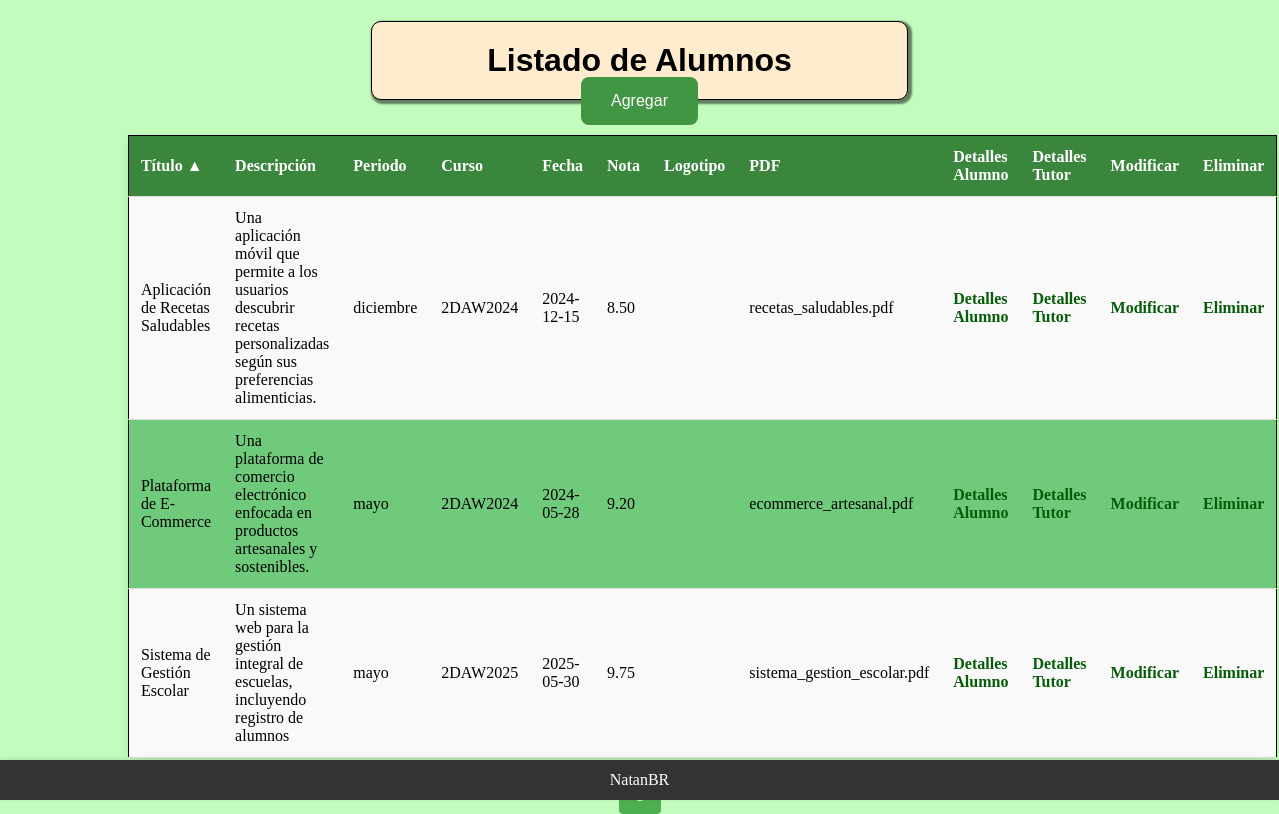
/practica_navidad/PDO_proyectos/CRUD/read/lista_proyectos.php (signed in), run on the app's committed database.
### tables this page shows
CREATE TABLE `proyecto` (
  `id_proyecto` int(11) NOT NULL AUTO_INCREMENT,
  `titulo` varchar(100) DEFAULT NULL,
  `descripcion` varchar(200) DEFAULT NULL,
  `periodo` varchar(9) DEFAULT NULL,
  `curso` varchar(9) DEFAULT NULL,
  `fecha_presentacion` date DEFAULT NULL,
  `nota` decimal(3,2) DEFAULT NULL,
  `logotipo` blob DEFAULT NULL,
  `pdf_proyecto` varchar(100) DEFAULT NULL,
  `alumno` int(11) DEFAULT NULL,
  `tutor` int(11) DEFAULT NULL,
  PRIMARY KEY (`id_proyecto`)
);

### practica_navidad/PDO_proyectos/CRUD/read/lista_proyectos.php (the view, shortened to what this page needs)
<?php
$order_by = isset($_GET['order_by']) ? $_GET['order_by'] : 'dni';
$order_dir = isset($_GET['order_dir']) ? $_GET['order_dir'] : 'ASC';
$page = isset($_GET['page']) ? (int)$_GET['page'] : 1;
$records_per_page = 10;
$offset = ($page - 1) * $records_per_page;
$valid_columns = ['titulo', 'descripcion', 'periodo', 'curso', 'fecha_presentacion', 'nota', 'logotipo', 'pdf_proyecto', 'alumno', 'tutor'];
if (!in_array($order_by, $valid_columns)) {
    $order_by = 'titulo';
}
function toggleOrderDir($current_dir, $current_column, $new_column) {
    if ($current_column === $new_column) {
        return $current_dir === 'ASC' ? 'DESC' : 'ASC';
    }
    return 'ASC';
}
function getOrderIndicator($column, $order_by, $order_dir) {
    if ($column === $order_by) {
        return $order_dir === 'ASC' ? ' ▲' : ' ▼';
    }
    return '';
}
include('../../../includes/encabezado.php');
?>
<header>
    <h1>Listado de Alumnos</h1>
</header>
<main>
    <div id="cont_agregar">
        <a href="../create/agregar_proyecto.php">
            <button id="boton">Agregar</button>
        </a>
    </div>
    <div id="contenedor">
        <table>
            <thead>
                <tr>
                    <th><a href="?order_by=dni&order_dir=<?= toggleOrderDir($order_dir, $order_by, 'titulo')?>">Título<?= getOrderIndicator('titulo', $order_by, $order_dir) ?></a></th>
                    <th><a href="?order_by=nombre&order_dir=<?= toggleOrderDir($order_dir, $order_by, 'descripcion')?>">Descripción<?= getOrderIndicator('descripcion', $order_by, $order_dir) ?></a></th>
                    <th><a href="?order_by=apellido1&order_dir=<?= toggleOrderDir($order_dir, $order_by, 'periodo')?>">Periodo<?= getOrderIndicator('periodo', $order_by, $order_dir) ?></a></th>
                    <th><a href="?order_by=telefono&order_dir=<?= toggleOrderDir($order_dir, $order_by, 'curso')?>">Curso<?= getOrderIndicator('curso', $order_by, $order_dir) ?></a></th>
                    <th><a href="?order_by=email&order_dir=<?= toggleOrderDir($order_dir, $order_by, 'fecha_presentacion')?>">Fecha<?= getOrderIndicator('fecha_presentacion', $order_by, $order_dir) ?></a></th>
                    <th><a href="?order_by=curso&order_dir=<?= toggleOrderDir($order_dir, $order_by, 'nota')?>">Nota<?= getOrderIndicator('nota', $order_by, $order_dir) ?></a></th>
                    <th><a href="?order_by=curso&order_dir=<?= toggleOrderDir($order_dir, $order_by, 'logotipo')?>">Logotipo<?= getOrderIndicator('logotipo', $order_by, $order_dir) ?></a></th>
                    <th><a href="?order_by=curso&order_dir=<?= toggleOrderDir($order_dir, $order_by, 'pdf_proyecto')?>">PDF<?= getOrderIndicator('pdf_proyecto', $order_by, $order_dir) ?></a></th>
                    <th>Detalles Alumno</th>
                    <th>Detalles Tutor</th>
                    <th>Modificar</th>
                    <th>Eliminar</th>
                </tr>
            </thead>
            <tbody>
                <?php
                try {
                    $conexion = obtenerConexion();
                    $sql = "SELECT * FROM `proyecto` ORDER BY $order_by $order_dir LIMIT $records_per_page OFFSET $offset";
                    $query = $conexion->query($sql);
                    $proyectos = $query->fetchAll(PDO::FETCH_ASSOC);
                    foreach ($proyectos as $proyecto) {
                        echo "<tr>";
                        echo "<td>" . htmlspecialchars($proyecto['titulo']) . "</td>";
                        echo "<td>" . htmlspecialchars($proyecto['descripcion']) . "</td>";
                        echo "<td>" . htmlspecialchars($proyecto['periodo']) . "</td>";
                        echo "<td>" . htmlspecialchars($proyecto['curso']) . "</td>";
                        echo "<td>" . htmlspecialchars($proyecto['fecha_presentacion']) . "</td>";
                        echo "<td>" . htmlspecialchars($proyecto['nota']) . "</td>";
                        echo "<td>" . htmlspecialchars($proyecto['logotipo']) . "</td>";
                        echo "<td>" . htmlspecialchars($proyecto['pdf_proyecto']) . "</td>";
                        echo "<td><a href='detalles_alumno.php?id=" . htmlspecialchars($proyecto['alumno']) . "'>Detalles Alumno</a></td>";
                        echo "<td><a href='detalles_tutor.php?id=" . htmlspecialchars($proyecto['tutor']) . "'>Detalles Tutor</a></td>";
                        echo "<td><a href='../update/modificar_proyecto.php?id=" . htmlspecialchars($proyecto['id_proyecto']) . "'>Modificar</a></td>";
                        echo "<td><a href='../delete/eliminar_proyecto.php?id=" . htmlspecialchars($proyecto['id_proyecto']) . "'>Eliminar</a></td>";
                        echo "</tr>";
                    }
                    $sql_total = "SELECT COUNT(*) AS total FROM proyecto";
                    $total_records = $conexion->query($sql_total)->fetchColumn();
                    $total_pages = ceil($total_records / $records_per_page);
                } catch (PDOException $e) {
                    echo "Error al obtener los proyectos: " . $e->getMessage();
                }
                ?>
            </tbody>
        </table>
        <div class="pagination">
            <?php for ($i = 1; $i <= $total_pages; $i++): ?>
                <a href="?order_by=<?= $order_by ?>&order_dir=<?= $order_dir ?>&page=<?= $i ?>" class="<?= $i == $page ? 'active' : '' ?>"><?= $i ?></a>
            <?php endfor; ?>
        </div>
    </div>
</main>
<?php
include('../../../includes/pie.php');
?>
</body>
</html>

### practica_navidad/css/styles.css (style rules this page uses)
* { margin: 0px; padding: 0px; box-sizing: border-box; }
body { display: flex; flex-direction: column; justify-content: center; align-items: center; height: 100vh; background-color: rgb(195, 252, 188); }
header { display: flex; flex-direction: column; align-items: center; justify-content: center; height: 15%; width: 70%; }
main { display: flex; flex-direction: column; align-items: center; justify-content: center; height: 80%; width: 80%; }
table { width: 80%; border-collapse: collapse; box-shadow: 0 2px 10px rgba(0, 0, 0, 0.1); margin-bottom: calc(5% + 20px); border: 1px solid black; border-radius: 10px; }
table thead { background-color: #3b863d; color: white; }
table th, table td { padding: 12px; text-align: left; border-bottom: 1px solid #DDD; }
table tbody tr:nth-child(odd) { background-color: #F9F9F9; }
table tbody tr:nth-child(even) { background-color: #70ca7c; }
table a { color: #065c09; text-decoration: none; font-weight: bold; }
th a { color: white; }
h1 { display: flex; align-items: center; justify-content: center; text-align: center; width: 60%; border: 1px solid black; padding: 20px; background-color: blanchedalmond; border-radius: 10px; box-shadow: 2px 2px 2px 2px rgba(0, 0, 0, 0.5); font-family: Arial, Helvetica, sans-serif; }
#cont_agregar { display: flex; align-items: center; justify-content: center; }
#boton { background-color: #419644; border: none; color: white; padding: 15px 30px; text-align: center; text-decoration: none; display: inline-block; font-size: 16px; margin: 10px 2px; cursor: pointer; border-radius: 8px; transition: background-color 0.3s, transform 0.3s; }
#contenedor { display: flex; flex-direction: column; align-items: center; justify-content: center; width: 100%; }
table { margin: 0 auto; }
.pagination { display: flex; justify-content: center; margin-top: 20px; }
.pagination a { margin: 0 5px; padding: 8px 16px; text-decoration: none; border: 1px solid #ddd; color: #333; border-radius: 4px; transition: background-color 0.3s; }
.pagination a.active { background-color: #4CAF50; color: white; border: 1px solid #4CAF50; }

### data on the page
proyecto: titulo "Aplicación de Recetas Saludables", descripcion "Una aplicación móvil que permite a los usuarios descubrir recetas personalizadas según sus preferencias alimenticias.", periodo "diciembre", curso "2DAW2024", fecha_presentacion "2024-12-15", nota "8.50", pdf_proyecto "recetas_saludables.pdf"
proyecto: titulo "Plataforma de E-Commerce", descripcion "Una plataforma de comercio electrónico enfocada en productos artesanales y sostenibles.", periodo "mayo", curso "2DAW2024", fecha_presentacion "2024-05-28", nota "9.20", pdf_proyecto "ecommerce_artesanal.pdf"
proyecto: titulo "Sistema de Gestión Escolar", descripcion "Un sistema web para la gestión integral de escuelas, incluyendo registro de alumnos", periodo "mayo", curso "2DAW2025", fecha_presentacion "2025-05-30", nota "9.75", pdf_proyecto "sistema_gestion_escolar.pdf"

### other printed values
getOrderIndicator('titulo', $order_by, $order_dir) "▲"
